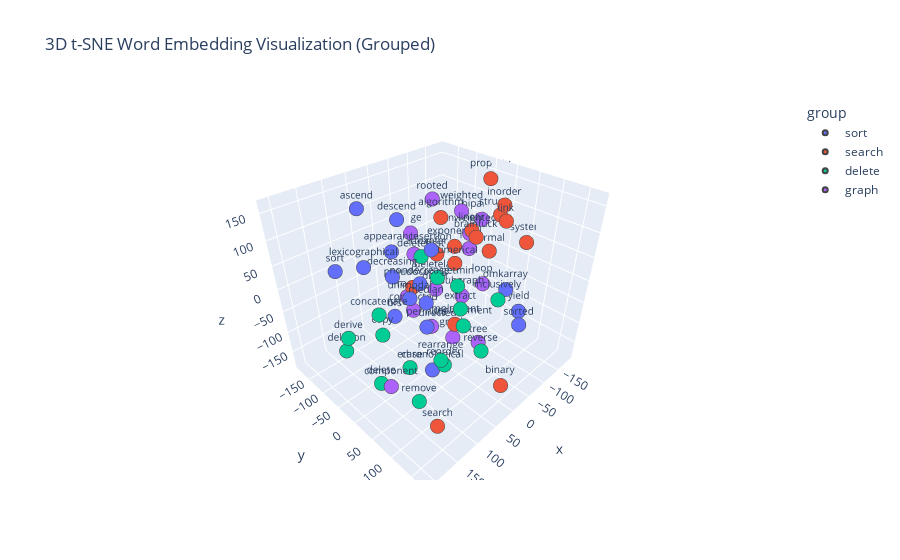

Notebook source saved alongside this figure:
### Code cell
# Plotting example
centers=["sort", "search", "delete", "graph", "c++"]
plot_word_embedding_grouped(w2v_model, centers)

### Figure 1 — Plotly figure (JSON) as saved in the notebook; plotly's stock layout.template omitted (floating-point values rounded to 4 significant figures)
{"data": [{"hovertemplate": "group=sort<br>x=%{x}<br>y=%{y}<br>z=%{z}<br>word=%{text}<extra></extra>", "legendgroup": "sort", "marker": {"color": "#636efa", "line": {"width": 2}, "size": 5, "symbol": "circle"}, "mode": "markers+text", "name": "sort", "scene": "scene", "showlegend": true, "text": ["sorted", "lexicographical", "ascend", "descend", "omkarray", "unimodal", "yield", "permute", "chronological", "decreasing", "insertion", "median", "bfs", "appearance", "nondecrease", "sort"], "textfont": {"size": 10}, "type": "scatter3d", "x": [-1.229, 132.0, 100.9, 41.7, -35.05, 78.4, -49.05, 92.5, 41.25, 52.13, 17.12, 141.7, 75.92, 57.27, 31.32, 148.6], "y": [170.4, -51.5, -99.27, -69.74, 115.2, -1.141, 136.5, 55.08, 15.28, -78.2, -10.64, 106.0, -48.33, -70.05, -25.98, -113.8], "z": [3.683, 72.81, 151.1, 120.9, 28.86, 8.391, -13.61, -13.59, -177.4, 4.356, 75.75, 89.21, -58.42, 63.62, 4.307, 44.11]}, {"hovertemplate": "group=search<br>x=%{x}<br>y=%{y}<br>z=%{z}<br>word=%{text}<extra></extra>", "legendgroup": "search", "marker": {"color": "#EF553B", "line": {"width": 2}, "size": 5, "symbol": "circle"}, "mode": "markers+text", "name": "search", "scene": "scene", "showlegend": true, "text": ["inorder", "structure", "implement", "brainfuck", "linear", "binary", "algorithm", "system", "link", "exponential", "numerical", "refer", "pseudocode", "formal", "property", "search"], "textfont": {"size": 10}, "type": "scatter3d", "x": [-132.0, -174.1, -3.469, -38.47, -78.68, 22.65, 42.01, -174.6, -53.37, -66.21, -27.59, -69.41, 2.586, -103.8, -187.5, 169.2], "y": [27.05, -11.16, 30.37, 41.79, -2.155, 165.4, 36.08, 55.71, 89.8, -32.52, 4.358, -83.0, -78.67, 21.72, -51.86, 156.2], "z": [122.9, 75.89, -77.92, 99.05, 80.73, -121.9, 162.0, 40.38, 141.1, 40.05, 35.29, 0.2332, -43.78, 36.38, 135.0, -108.6]}, {"hovertemplate": "group=delete<br>x=%{x}<br>y=%{y}<br>z=%{z}<br>word=%{text}<extra></extra>", "legendgroup": "delete", "marker": {"color": "#00cc96", "line": {"width": 2}, "size": 5, "symbol": "circle"}, "mode": "markers+text", "name": "delete", "scene": "scene", "showlegend": true, "text": ["erase", "extract", "remove", "deletion", "reverse", "deletefirst", "derive", "getmin", "reorder", "replacement", "deletelast", "concatenate", "copy", "inclusively", "rearrange", "delete"], "textfont": {"size": 10}, "type": "scatter3d", "x": [115.2, 68.33, 128.3, 197.4, 78.39, -7.141, 208.4, 34.58, 80.53, 38.11, -18.79, 157.3, 150.3, 64.9, 109.5, 164.1], "y": [34.18, 105.9, 70.41, -31.86, 159.8, -62.89, -1.488, 68.24, 84.75, 87.35, -31.18, 14.08, 9.733, 172.4, 104.5, 12.38], "z": [-105.8, 38.66, -154.4, -55.28, -7.83, 29.53, -1.289, 47.27, -88.16, -24.12, -8.383, 25.18, -23.56, 89.36, -43.85, -125.2]}, {"hovertemplate": "group=graph<br>x=%{x}<br>y=%{y}<br>z=%{z}<br>word=%{text}<extra></extra>", "legendgroup": "graph", "marker": {"color": "#ab63fa", "line": {"width": 2}, "size": 5, "symbol": "circle"}, "mode": "markers+text", "name": "graph", "scene": "scene", "showlegend": true, "text": ["undirected", "connected", "edge", "rooted", "component", "tree", "subgraph", "root", "unweighted", "vertex", "loop", "leaf", "bipartite", "weighted", "direct", "graph"], "textfont": {"size": 10}, "type": "scatter3d", "x": [-30.95, -14.68, -90.71, -84.32, 204.1, -71.13, -85.78, -49.97, -131.6, -89.27, -149.0, -155.4, -185.7, -135.0, -81.7, -62.44], "y": [-60.43, -98.29, -185.2, -110.6, 92.73, 36.37, -25.52, -158.0, -52.27, -174.4, -23.78, -71.46, -66.18, -78.95, -98.89, -26.98], "z": [-152.6, -121.2, 1.469, 106.3, -41.7, -162.3, -83.01, -134.8, 35.44, -46.47, -82.23, -17.27, 43.05, 74.83, -100.6, -182.9]}], "layout": {"legend": {"title": {"text": "group"}, "tracegroupgap": 0}, "scene": {"domain": {"x": [0, 1], "y": [0, 1]}, "xaxis": {"title": {"text": "x"}}, "yaxis": {"title": {"text": "y"}}, "zaxis": {"title": {"text": "z"}}}, "title": {"text": "3D t-SNE Word Embedding Visualization (Grouped)"}}}
